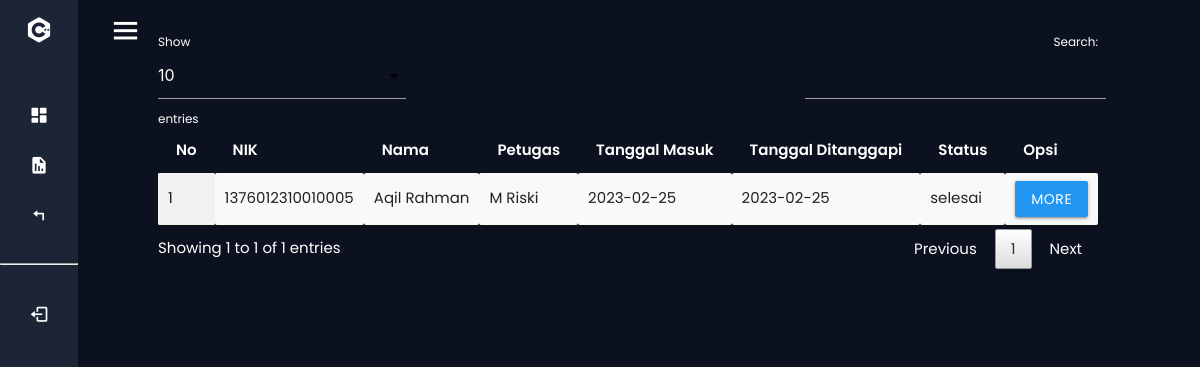
The page /petugas/index.php?p=respon (signed in) on the database its author committed.
### tables this page shows
CREATE TABLE `pengaduan` (
  `id_pengaduan` int(5) NOT NULL,
  `tgl_pengaduan` varchar(20) NOT NULL,
  `nik` varchar(16) NOT NULL,
  `judul` varchar(40) NOT NULL,
  `isi_laporan` text NOT NULL,
  `foto` varchar(255) NOT NULL,
  `status` enum('proses','selesai','ditolak') NOT NULL
);

CREATE TABLE `masyarakat` (
  `nik` varchar(16) NOT NULL,
  `email` varchar(255) NOT NULL,
  `nama` varchar(35) NOT NULL,
  `username` varchar(25) NOT NULL,
  `password` varchar(255) NOT NULL,
  `telp` varchar(13) NOT NULL,
  `verif` int(11) NOT NULL
);

CREATE TABLE `petugas` (
  `id_petugas` int(5) NOT NULL,
  `nama_petugas` varchar(30) NOT NULL,
  `email` varchar(255) NOT NULL,
  `username` varchar(30) NOT NULL,
  `password` varchar(255) NOT NULL,
  `telp_petugas` varchar(13) NOT NULL,
  `level` enum('admin','petugas') NOT NULL
);

CREATE TABLE `tanggapan` (
  `id_tanggapan` int(5) NOT NULL,
  `id_pengaduan` int(5) NOT NULL,
  `tgl_tanggapan` varchar(20) NOT NULL,
  `tanggapan` text NOT NULL,
  `bukti` varchar(255) NOT NULL,
  `id_petugas` int(5) NOT NULL
);

### petugas/respon.php (the view, shortened to what this page needs)
<table id="example" class="display responsive-table" style="width:100%">
          <thead>
              <tr>
				<th>No</th>
				<th>NIK</th>
				<th>Nama</th>
				<th>Petugas</th>
				<th>Tanggal Masuk</th>
				<th>Tanggal Ditanggapi</th>
				<th>Status</th>
				<th>Opsi</th>
              </tr>
          </thead>
          <tbody>
	<?php
		$no=1;
		$query = mysqli_query($koneksi,"SELECT * FROM pengaduan INNER JOIN masyarakat ON pengaduan.nik=masyarakat.nik INNER JOIN tanggapan ON pengaduan.id_pengaduan=tanggapan.id_pengaduan INNER JOIN petugas ON tanggapan.id_petugas=petugas.id_petugas WHERE tanggapan.id_petugas='".$_SESSION['data']['id_petugas']."' ORDER BY tanggapan.id_pengaduan DESC");
		while ($r=mysqli_fetch_assoc($query)) { ?>
		<tr>
			<td><?php echo $no++; ?></td>
			<td><?php echo $r['nik']; ?></td>
			<td><?php echo $r['nama']; ?></td>
			<td><?php echo $r['nama_petugas']; ?></td>
			<td><?php echo $r['tgl_pengaduan']; ?></td>
			<td><?php echo $r['tgl_tanggapan']; ?></td>
			<td><?php echo $r['status']; ?></td>
			<td><a class="btn blue modal-trigger" href="#more?id_tanggapan=<?php echo $r['id_tanggapan'] ?>">More</a></td>
		</tr>
            <?php  }
             ?>
          </tbody>
        </table>

### css/style.css (style rules this page uses)
* { margin: 0; padding: 0; box-sizing: border-box; font-family: 'Poppins', sans-serif; }

### rows shown on the page
pengaduan: masyarakat.nik "1376012310010005", masyarakat.nama "Aqil Rahman", petugas.nama_petugas "M Riski", tgl_pengaduan "2023-02-25", tanggapan.tgl_tanggapan "2023-02-25", status "selesai"
